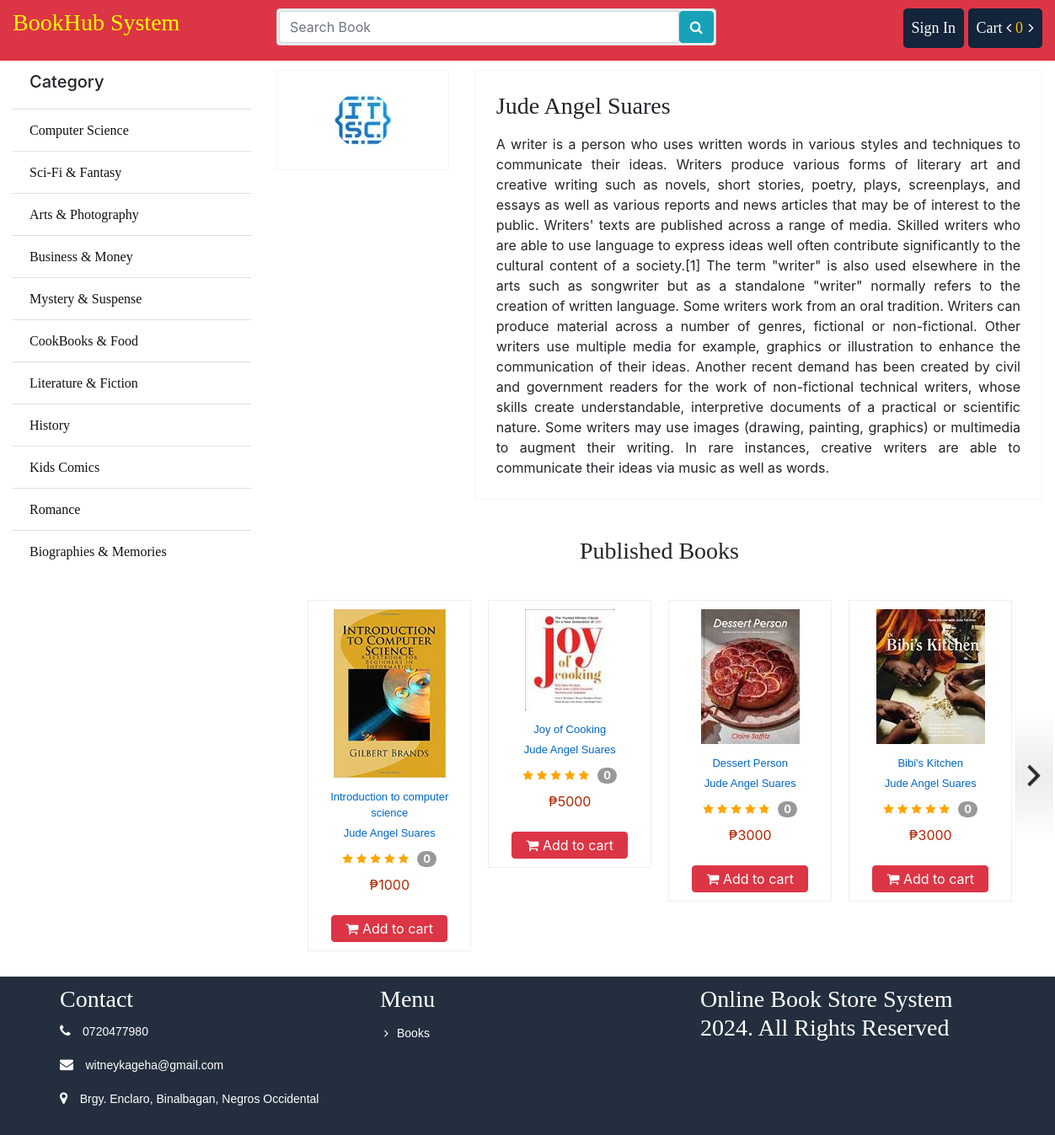
Screenshot of /writer/6 with the database file from the repository.
### store/models.py (models this page shows, shortened)
class Category(models.Model):
	name = models.CharField(max_length = 100)
	slug = models.SlugField(max_length = 150, unique=True ,db_index=True)
	icon = models.FileField(upload_to = "category/")
	create_at = models.DateTimeField(auto_now_add = True)
	updated_at = models.DateTimeField(auto_now_add = True)

class Writer(models.Model):
	name = models.CharField(max_length = 100)
	slug = models.SlugField(max_length=150, unique=True ,db_index=True)
	bio = models.TextField()
	pic = models.FileField(upload_to = "writer/")
	create_at = models.DateTimeField(auto_now_add = True)
	updated_at = models.DateTimeField(auto_now_add = True)
	def __str__(self):
		return self.name

class Book(models.Model):
	writer = models.ForeignKey(Writer, on_delete = models.CASCADE)
	category = models.ForeignKey(Category, on_delete = models.CASCADE)
	name = models.CharField(max_length = 100)
	slug = models.SlugField(max_length=100, db_index=True)
	price = models.IntegerField()
	stock = models.IntegerField()
	coverpage = models.FileField(upload_to = "coverpage/")
	bookpage = models.FileField(upload_to = "bookpage/")
	created = models.DateTimeField(auto_now_add=True)
	updated = models.DateTimeField(auto_now=True)
	totalreview = models.IntegerField(default=1)
	totalrating = models.IntegerField(default=5)
	status = models.IntegerField(default=0)
	description = models.TextField()

### store/views.py (the view)
# urls.py: path('writer/<int:id>', views.get_writer, name = "writer"),
def get_writer(request, id):
    wrt = get_object_or_404(Writer, id=id)
    book = Book.objects.filter(writer_id=wrt.id)
    context = {
        "wrt": wrt,
        "book": book
    }
    return render(request, "store/writer.html", context)

### cart/cart.py (called while the page is built)
    def __len__(self):
        return sum(item['quantity'] for item in self.cart.values())

### store/context_processors.py (called while the page is built)
def sidebar(request):
	categories = Category.objects.all()
	context = {
		"cat":categories
	}
	return context

def cart(request):
	cart = Cart(request)
	context = {
		"cart": cart
	}
	return context

### store/templatetags/customfunction.py (called while the page is built)
@register.filter(name='text_short')
def text_short(value):
	temp = value[0:50]
	return temp

### store/templates/store/writer.html
{% extends 'store/base.html' %}
{% load static %}
{% load customfunction %}
{% block container %}
<div class="row">
    <div class="col-sm-12 mb-4">
        <div class="row">
            <div class="col-sm-3 text-center">
                <div class="view-details">
                    <img src="{{ wrt.pic.url }}" alt="{{ wrt.name }}" class="img-fluid rounded-circle">
                </div>
            </div>
            <div class="col-sm-9">
                <div class="product-information">
                    <h3>{{ wrt.name }}</h3>
                    <article class="text-justify mt-3">{{ wrt.bio }}</article>
                </div>
            </div>
        </div>
    </div>
    <div class="col-sm-12">
        <div class="titleheader mb-4">
            <h3 class="h2header text-center">Published Books</h3>
        </div>
        <div class="regulara sliderzx">
            {% for item in book %}
            <div class="book-wrapper text-center">
                <div class="coverpage">
                    <img src="{{ item.coverpage.url }}" alt="{{ item.name }}" class="img-fluid">
                </div>
                <a href="{% url 'store:book' id=item.id %}" class="d-block mt-2">{{ item.name|text_short }}</a>
                <a href="{% url 'store:writer' id=item.writer.id %}" class="d-block">{{ item.writer }}</a>
                <div class="rating mt-2">
                    {{ item.totalrating|averagerating:item.totalreview }}
                    <span class="totalrating">{{ item.totalreview|add:-1 }}</span>
                </div>
                <p class="mt-2">₱{{ item.price }}</p>
                <button class="btn btn-danger mt-2" id="addTocart" data-book-id="{{ item.id }}">
                    <i class="fa fa-shopping-cart"></i> Add to cart
                </button>
            </div>
            {% endfor %}
        </div>
    </div>
</div>
{% endblock %}

### store/templates/store/bin/sidebar.html
			<ul class="list-group list-group-flush">
				<li class="list-group-item"><h5>Category</h5></li>
				{% for p in cat %}
				<li class="list-group-item"><a href="{% url 'store:category' id=p.id %}">{{p.name}}</a></li>
				{% endfor %}
			</ul>

### store/static/css/style.css (style rules this page uses)
.titleheader { margin-top: 20px; display: block; text-align: center; }
.titleheader > h3, a { font-family: "Times New Roman", Times, serif; display: inline-block; }
.sliderzx { width: 94%; margin: 20px auto; }
.book-wrapper { max-width: 250px; margin: 10px; border: 1px solid #efefef; padding: 10px; display: inline-block; }
.book-wrapper .btn { width: 80%; margin: auto; }
.book-wrapper p { color: #B12704; }
.book-wrapper a { display: block; padding-top:5px; font-family: Arial, Helvetica, sans-serif; color: #0066c0; text-decoration: none; white-space: normal; letter-spacing: normal; font-size: 13px!important; line-height: 19px!important; }
.coverpage img { max-height: 200px; max-width: 150px; margin: auto; }
.totalrating { display: inline-block; min-width: 10px; padding: 3px 7px; font-weight: bold; line-height: 1; color: #fff; text-align: center; white-space: nowrap; background-color: #999; border-radius: 10px; margin-left: 6px; }
.rating span { font-size: 13px; }
.checked { color: orange; }
ul li { list-style: none; }
.list-group li a { color: #111; }
.book-wrapper .btn, .pricebox .btn { padding: 3px }
.view-details { position: relative; border: 1px solid #F7F7F0; padding:25px; overflow: hidden; margin-top: 10px; }
.view-details img { max-height: 250px; transition: all 0.3s ease-in-out; }
.product-information, .pricebox { border: 1px solid #F7F7F0; padding:25px; margin-top: 10px; }
.product-information h3 { font-family: "Times New Roman", Times, serif; }

### rows the page displays
Category: name "Computer Science"
Category: name "Sci-Fi & Fantasy"
Category: name "Arts & Photography"
Category: name "Business & Money"
Category: name "Mystery & Suspense"
Category: name "CookBooks & Food"
Category: name "Literature & Fiction"
Category: name "History"
Category: name "Kids Comics"
Category: name "Romance"
Category: name "Biographies & Memories"
Writer: pic (picture), name "Jude Angel Suares", bio "A writer is a person who uses written words in various styles and techniques to communicate their ideas. Writers produce various forms of literary art and creative writing such as novels, short stories, poetry, plays, screenplays, and essays as well as various reports and news articles that may be of interest to the public. Writers' texts are published across a range of media. Skilled writers who are able to use language to express ideas well often contribute significantly to the cultural content of a society.[1] The term \"writer\" is also used elsewhere in the arts such as songwriter but as a standalone \"writer\" normally refers to the creation of written language. Some writers work from an…"
Book: coverpage (picture), name|text_short "Introduction to computer science", writer "Jude Angel Suares", totalreview|add "0", price "1000"
Book: coverpage (picture), name|text_short "Joy of Cooking", writer "Jude Angel Suares", totalreview|add "0", price "5000"
Book: coverpage (picture), name|text_short "Dessert Person", writer "Jude Angel Suares", totalreview|add "0", price "3000"
Book: coverpage (picture), name|text_short "Bibi's Kitchen", writer "Jude Angel Suares", totalreview|add "0", price "3000"

### other values shown
{{ cart|length }} "0"
